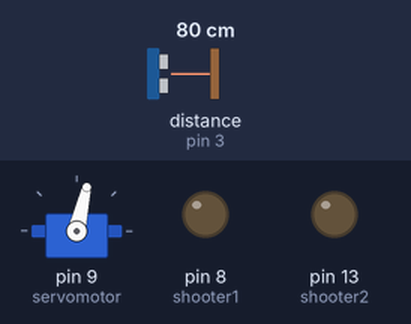
The sketch below on a simulated Arduino Uno, built with avr-gcc and run on an emulated ATmega328P. Parts: servo, output pins drawn as LEDs (lit = HIGH). Wiring (inferred from the names in the program): ultrasonic range finder: trigger pin 4; echo pin 3. The inputs (shaded band) are chosen by the test bench; at power-on: distance to the obstacle (sensor on pin 3) 80 cm. The echo pulse lasts 58.3 µs per cm; pins used as bus, display or sensor lines are not drawn.

Above: at 1.2 s.
1.3 s: distance to the obstacle (sensor on pin 3) set to 2 cm
At 2.7 s:
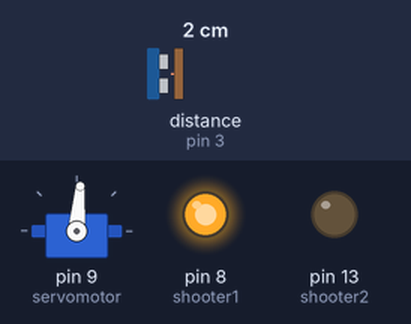
Timing chart, 0 to 4.3 s (numbered marks = the images above; inputs shaded):
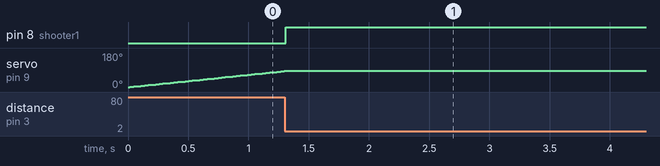

The sketch:

Cattail_Code.ino
```cpp
#include <Servo.h>

// Constants
const int minimum = 0;
const int maximum = 30;
// pins
const int shooter1 = 8;
const int shooter2 = 13;
const int rotater = 9;
const int trigger = 4;
const int echo = 3;

// servo setup
Servo servomotor;
int pos = 0;

int getdistance() {
  digitalWrite(trigger, LOW);
  delayMicroseconds(10);
  digitalWrite(trigger, HIGH);
  delayMicroseconds(10);
  digitalWrite(trigger, LOW);

  int time = pulseIn(echo, HIGH);

  int distance = time * 0.034 / 2;
  return distance;
  }

void setup() {
  Serial.begin(9600);
  servomotor.attach(9);

  pinMode(trigger, OUTPUT);
  pinMode(echo, INPUT);

  pinMode(shooter1, OUTPUT);
  pinMode(shooter2, OUTPUT);

  digitalWrite(shooter1, LOW);
  digitalWrite(shooter2, LOW);


}

void loop() {
  for (pos = 0; pos <= 180; pos ++) {
    servomotor.write(pos);
    delay(10);

    int distance = getdistance();
    if (distance > minimum && distance <= maximum) {
      while (true) {
        distance = getdistance();
        if (distance <= 0) {
          digitalWrite(shooter1, LOW);
          digitalWrite(shooter2, LOW);
          Serial.println("hi");
          break;
        }
        digitalWrite(shooter1, HIGH);
        digitalWrite(shooter2, LOW);
        delay(10);
      }
    }
  }

  for (int pos = 180; pos >= minimum; pos --) {
    servomotor.write(pos);
    delay(10);

    int distance = getdistance();

    if (distance > minimum && distance <= maximum){
      servomotor.write(pos);
      while (true) {
        int distance = getdistance();
        if (distance <=0) {
          break;
        }
        digitalWrite(shooter1, HIGH);
        digitalWrite(shooter1, LOW);
        delay(10);

      }
    }
  }

}
```

Measured:
- after the input at 1.3 s, pin 8 (shooter1): LOW → HIGH at once; servo on pin 9 (servomotor): stops changing and stays 85°
